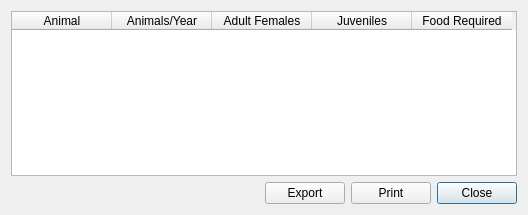
<ui version="4.0" >
 <class>ModelTargets</class>
 <widget class="QDialog" name="ModelTargets" >
  <property name="geometry" >
   <rect>
    <x>0</x>
    <y>0</y>
    <width>528</width>
    <height>215</height>
   </rect>
  </property>
  <property name="windowTitle" >
   <string>Model Targets</string>
  </property>
  <layout class="QGridLayout" >
   <item row="1" column="0" >
    <spacer>
     <property name="orientation" >
      <enum>Qt::Horizontal</enum>
     </property>
     <property name="sizeHint" >
      <size>
       <width>40</width>
       <height>20</height>
      </size>
     </property>
    </spacer>
   </item>
   <item row="0" column="0" colspan="4" >
    <widget class="QSplitter" name="splitter" >
     <property name="orientation" >
      <enum>Qt::Vertical</enum>
     </property>
     <widget class="QTableWidget" name="tblHerds" >
      <property name="toolTip" >
       <string>&lt;html>&lt;head>&lt;meta name="qrichtext" content="1" />&lt;style type="text/css">
p, li { white-space: pre-wrap; }
&lt;/style>&lt;/head>&lt;body style=" font-family:'Sans Serif'; font-size:9pt; font-weight:400; font-style:normal; text-decoration:none;">
&lt;p style=" margin-top:0px; margin-bottom:0px; margin-left:0px; margin-right:0px; -qt-block-indent:0; text-indent:0px;">Select a crop here to see and/or edit it's properties below.&lt;/p>&lt;/body>&lt;/html></string>
      </property>
      <property name="whatsThis" >
       <string>&lt;html>&lt;head>&lt;meta name="qrichtext" content="1" />&lt;style type="text/css">
p, li { white-space: pre-wrap; }
&lt;/style>&lt;/head>&lt;body style=" font-family:'Sans Serif'; font-size:9pt; font-weight:400; font-style:normal; text-decoration:none;">
&lt;p style=" margin-top:0px; margin-bottom:0px; margin-left:0px; margin-right:0px; -qt-block-indent:0; text-indent:0px;">In order to enable Landuse Analyst to model any crop, several details must be entered to define specific varieties. Crop Manager asks for general information about the crop in this section. You might want to have more than one strain of the same variety, however, which is allowed.&lt;/p>
&lt;p style=" margin-top:12px; margin-bottom:12px; margin-left:0px; margin-right:0px; -qt-block-indent:0; text-indent:0px;">To define different strains of the same variety is quite easy. Let's say you want to have two kinds of wheat for example. The Name: field is Wheat for both, but in Notes: field, enter Hard Red for one, and Soft White for the other. Then adjust the other parameters as you wish. Even though the name is the same, the crop is saved uniquely.&lt;/p>&lt;/body>&lt;/html></string>
      </property>
      <property name="alternatingRowColors" >
       <bool>true</bool>
      </property>
      <property name="selectionMode" >
       <enum>QAbstractItemView::SingleSelection</enum>
      </property>
      <property name="selectionBehavior" >
       <enum>QAbstractItemView::SelectRows</enum>
      </property>
      <column>
       <property name="text" >
        <string>Animal</string>
       </property>
      </column>
      <column>
       <property name="text" >
        <string>Animals/Year</string>
       </property>
      </column>
      <column>
       <property name="text" >
        <string>Adult Females</string>
       </property>
      </column>
      <column>
       <property name="text" >
        <string>Juveniles</string>
       </property>
      </column>
      <column>
       <property name="text" >
        <string>Food Required</string>
       </property>
      </column>
     </widget>
    </widget>
   </item>
   <item row="1" column="3" >
    <widget class="QPushButton" name="pbnClose" >
     <property name="text" >
      <string>Close</string>
     </property>
    </widget>
   </item>
   <item row="1" column="2" >
    <widget class="QPushButton" name="pbnPrint" >
     <property name="text" >
      <string>Print</string>
     </property>
    </widget>
   </item>
   <item row="1" column="1" >
    <widget class="QPushButton" name="pbnExport" >
     <property name="text" >
      <string>Export</string>
     </property>
    </widget>
   </item>
  </layout>
 </widget>
 <resources/>
 <connections>
  <connection>
   <sender>pbnClose</sender>
   <signal>clicked()</signal>
   <receiver>ModelTargets</receiver>
   <slot>close()</slot>
   <hints>
    <hint type="sourcelabel" >
     <x>504</x>
     <y>186</y>
    </hint>
    <hint type="destinationlabel" >
     <x>225</x>
     <y>179</y>
    </hint>
   </hints>
  </connection>
 </connections>
</ui>
